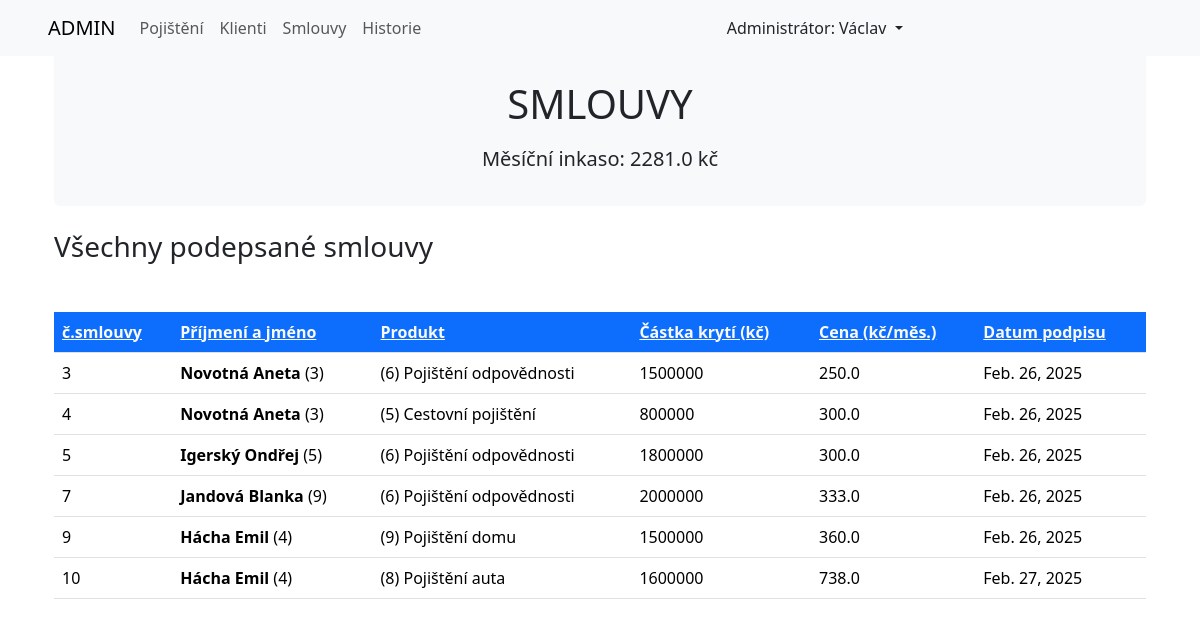
Before: /smlouvy with the older database file.
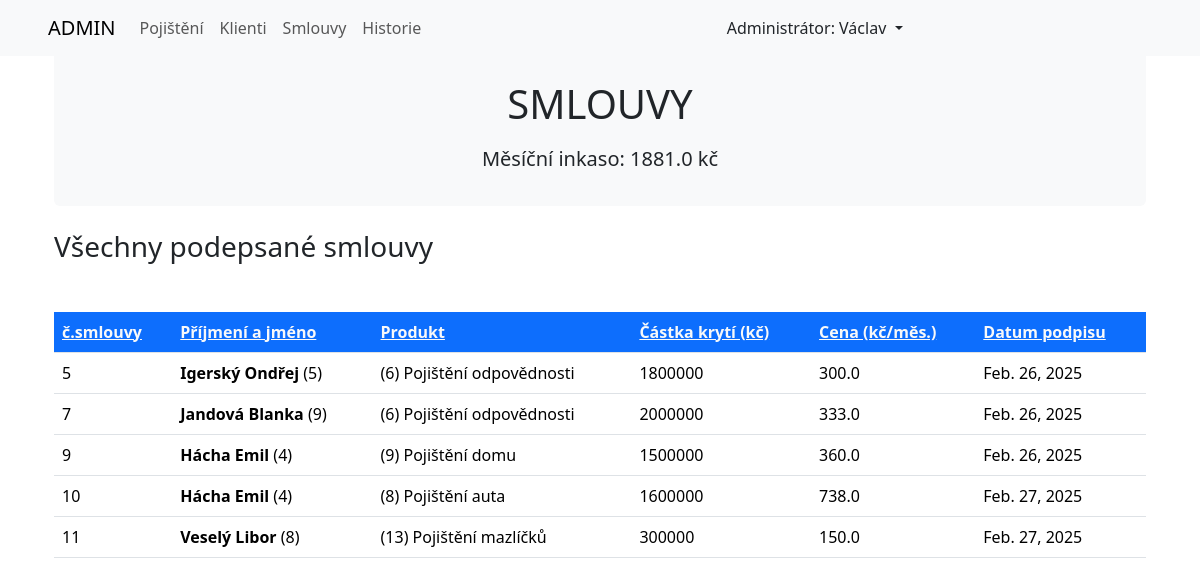
After: the same page with the newer database file.
### pojistenci_app/models.py (models this page shows, shortened)
class Smlouvy(models.Model):
    pojistenec_id = models.ForeignKey(Pojistenci, on_delete=models.CASCADE)
    produkt_id = models.ForeignKey(Produkty, on_delete=models.CASCADE)
    castka_kryti = models.IntegerField(verbose_name="Částka krytí")
    cena = models.FloatField(verbose_name="Cena")
    datum = models.DateField(auto_now=True)
    class Meta:
        verbose_name_plural = "Smlouvy"

class Pojistenci(models.Model):
    jmeno = models.CharField(max_length=40, verbose_name="Jméno")
    prijmeni = models.CharField(max_length=40, verbose_name="Příjmení")
    je_muz = models.BooleanField(default=True)
    narozeni = models.DateField(verbose_name="Datum narození")
    foto = models.CharField(
        max_length=60, verbose_name="Název obrázku")
    datum_registrace = models.DateField(auto_now=True)
    class Meta:
        verbose_name = "Pojištěnec"
        verbose_name_plural = "Pojištěnci"

class Produkty(models.Model):
    nazev = models.CharField(max_length=80, verbose_name="Název pojištění")
    predmet_kryti = models.CharField(
        max_length=200, verbose_name="Předmět krytí")
    zakladni_castka = models.IntegerField(
        verbose_name="Základní částka krytí")
    zakladni_cena = models.IntegerField(verbose_name="Základní cena")
    pomer = models.FloatField("Poměr mezi částkou krytí a cenou pojištění")
    class Meta:
        verbose_name = "Produkt"
        verbose_name_plural = "Produkty"

### pojistenci_app/views.py (the view)
# urls.py: path('smlouvy',
def smlouvy(request):
    sort_param = request.GET.get("sort", "id")
    smlouvy = Smlouvy.objects.all().order_by(sort_param)
    inkaso_celkem = smlouvy.aggregate(Sum('cena'))
    return render(request, 'pojistenci_app/smlouvy.html', {'smlouvy': smlouvy,
                                                           'inkaso_celkem': inkaso_celkem,
                                                           'sort_param': sort_param})

### pojistenci_app/templates/pojistenci_app/smlouvy.html (shortened to what this page needs)
{% extends "base.html" %}
{% block content %}
<div class="container-md">
    <h1 class="text-center pt-4 bg-light mb-0">SMLOUVY</h1>
    <div class="bg-light p-3 mb-4 d-flex gap-3 justify-content-center rounded-bottom">
    <p class="lead">Měsíční inkaso: <b>{{ inkaso_celkem.cena__sum }} kč</b></p>
    </div>
    <h3 class="mb-5">Všechny podepsané smlouvy</h3>
    <table class="table table-hover" id="vsechny_smlouvy">
        <thead>
        <tr>
                <th scope="col" class="bg-primary">
                    <a class="link-light" href="?sort={% if sort_param == 'id' %}-id
                                   {% else %}id{% endif %}">č.smlouvy</a>
                </th>
                <th scope="col" class="bg-primary">
                    <a class="link-light" href="?sort={% if sort_param == 'pojistenec_id__prijmeni' %}-pojistenec_id__prijmeni
                                   {% else %}pojistenec_id__prijmeni{% endif %}">Příjmení a jméno</a>
                </th>
                <th scope="col" class="bg-primary">
                    <a class="link-light" href="?sort={% if sort_param == 'produkt_id__nazev' %}-produkt_id__nazev
                                   {% else %}produkt_id__nazev{% endif %}">Produkt</a>
                </th>
                <th scope="col" class="bg-primary">
                    <a class="link-light" href="?sort={% if sort_param == 'castka_kryti' %}-castka_kryti
                                   {% else %}castka_kryti{% endif %}">Částka krytí (kč)</a>
                </th>
                <th scope="col" class="bg-primary">
                    <a class="link-light" href="?sort={% if sort_param == 'cena' %}-cena
                                   {% else %}cena{% endif %}">Cena (kč/měs.)</a>
                </th>
                <th scope="col" class="bg-primary">
                    <a class="link-light" href="?sort={% if sort_param == 'datum' %}-datum
                                   {% else %}datum{% endif %}">Datum podpisu</a>
                </th>
        </tr>
        </thead>
        <tbody>
        {% for smlouva in smlouvy %}
        <tr style="vertical-align: middle;">
            <td scope="row">{{ smlouva.id }}</td>
            <td><b>{{ smlouva.pojistenec_id.prijmeni }}
                {{ smlouva.pojistenec_id.jmeno }}</b> ({{ smlouva.pojistenec_id.id }})</td>
            <td>({{ smlouva.produkt_id.id }}) {{ smlouva.produkt_id.nazev }}</td>
            <td>{{ smlouva.castka_kryti }}</td>
            <td>{{ smlouva.cena }}</td>
            <td>{{ smlouva.datum }}</td>
        </tr>
        {% endfor %}
        </tbody>
    </table>
</div>
{% endblock content %}

Changed rows visible on the page:
removed Smlouvy: id "3", pojistenec_id.prijmeni "Novotná", pojistenec_id.jmeno "Aneta", pojistenec_id.id "3", produkt_id.id "6", produkt_id.nazev "Pojištění odpovědnosti", castka_kryti "1500000", cena "250.0", datum "Feb. 26, 2025"
removed Smlouvy: id "4", pojistenec_id.prijmeni "Novotná", pojistenec_id.jmeno "Aneta", pojistenec_id.id "3", produkt_id.id "5", produkt_id.nazev "Cestovní pojištění", castka_kryti "800000", cena "300.0", datum "Feb. 26, 2025"
added Smlouvy: id "11", pojistenec_id.prijmeni "Veselý", pojistenec_id.jmeno "Libor", pojistenec_id.id "8", produkt_id.id "13", produkt_id.nazev "Pojištění mazlíčků", castka_kryti "300000", cena "150.0", datum "Feb. 27, 2025"
Other visible differences:
{{ inkaso_celkem.cena__sum }}: "2281.0" → "1881.0"
